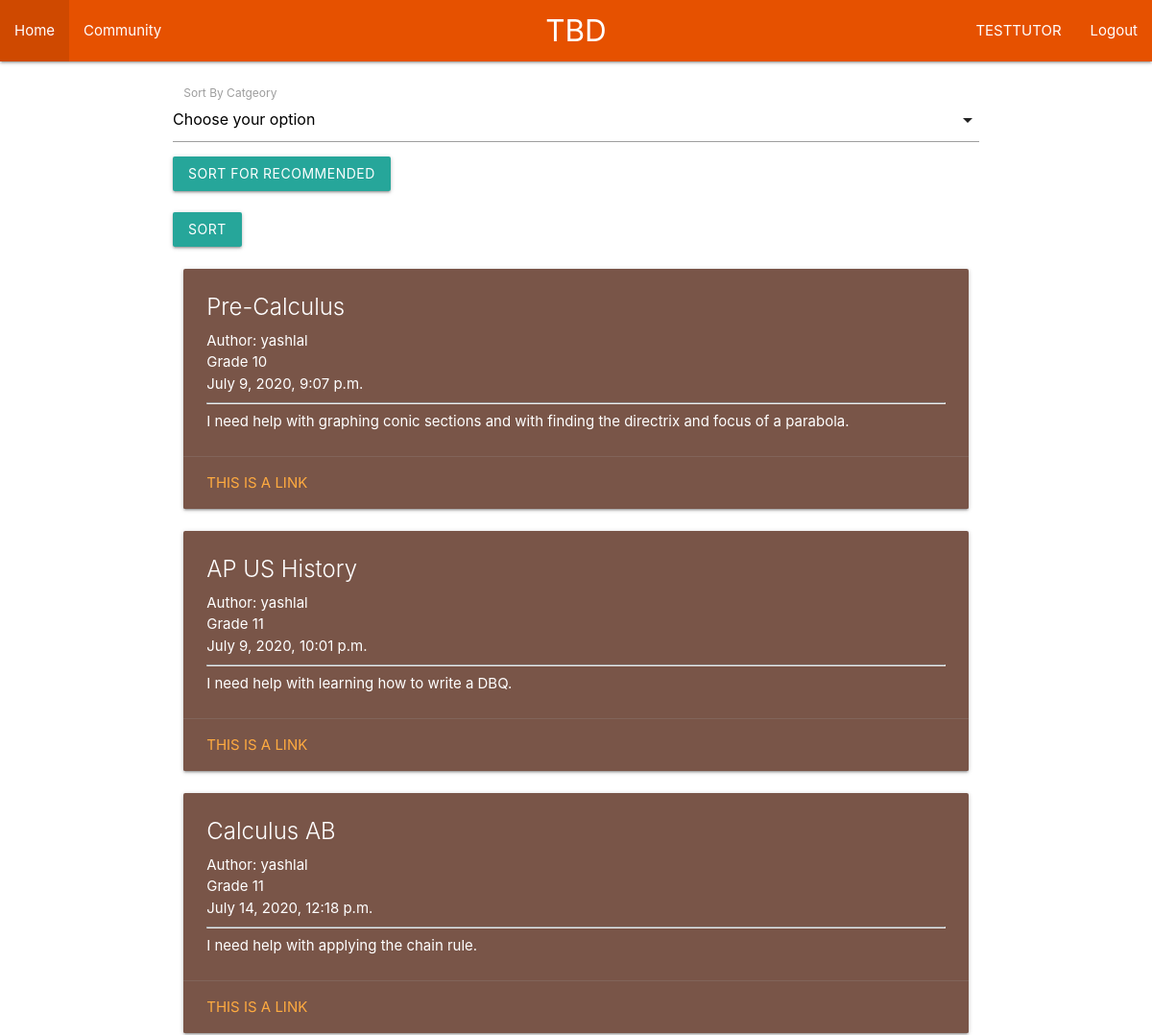
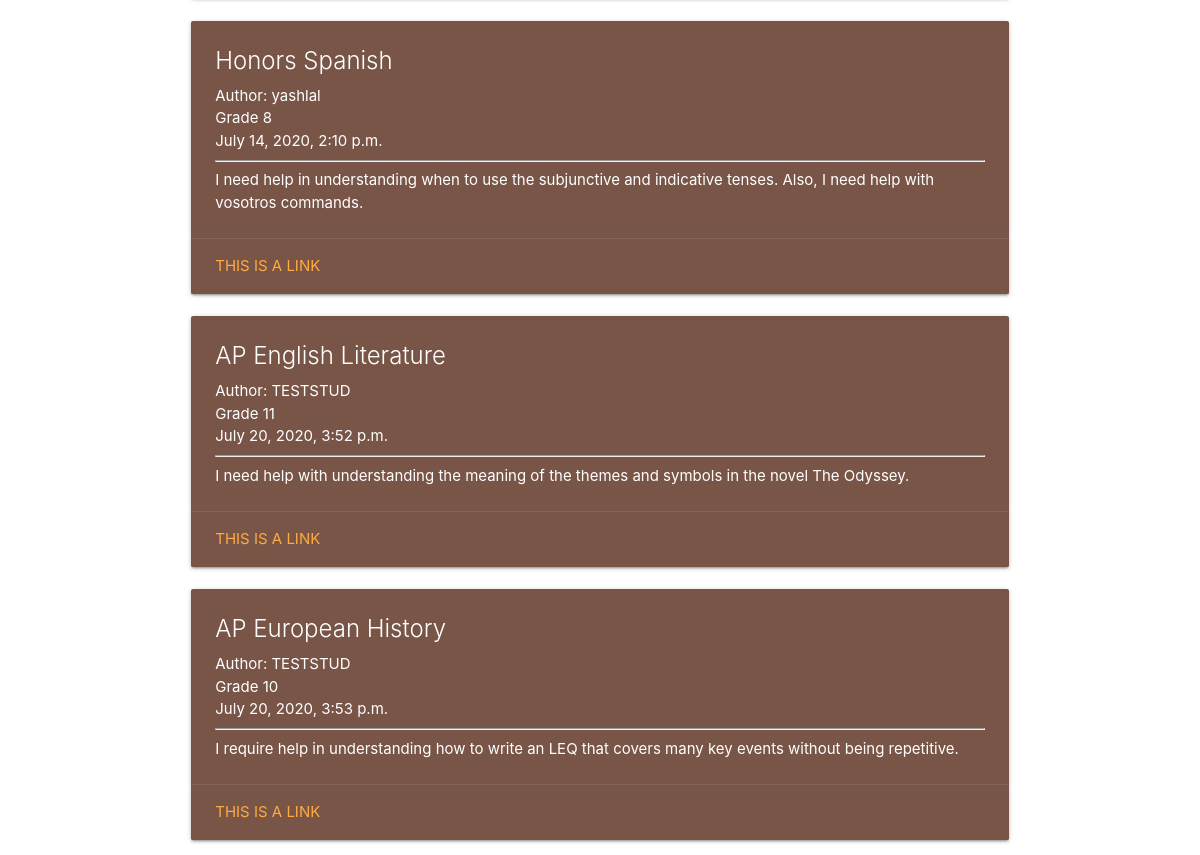
Page /community/ (signed in) on the committed database (2 pictures, top to bottom).
### main/models.py (models this page shows, shortened)
class User(AbstractUser):
    is_student = models.BooleanField(default=False)
    is_tutor = models.BooleanField(default=False)
    email = models.EmailField(unique=True)
    def check_tutor(self):
        if self.is_tutor: return True
        else: return False

class Request(models.Model):
    subject = models.CharField(max_length = 200)
    category = models.ForeignKey(Category, default=1, verbose_name="Category", on_delete=models.SET_DEFAULT)
    author = models.CharField(max_length = 200, default="")
    grade_level = IntegerRangeField(min_value=1, max_value=12)
    dt = models.DateTimeField("DateTime Published", default=datetime.now)
    content = models.TextField()

### main/views.py (the view, shortened to what this page needs)
# urls.py: path('community/', views.community, name="community"),
@user_passes_test(User.check_tutor, '/home')
def community(request):
    filtered_requests = []
    if request.method == "GET":
        category_key = request.GET.get('category_key')
        recommended_flag = request.GET.get('recommended')
        if recommended_flag == None:
            if category_key == None:
                return render(request=request, template_name="main/community.html", context={'requests': Request.objects.all, 'categories': Category.objects.all()})
            elif category_key == "all":
                messages.info(request, "Displaying All Requests")
                return render(request=request, template_name="main/community.html", context={'requests': Request.objects.all, 'categories': Category.objects.all()})

### main/templates/main/community.html (shortened to what this page needs)
{% extends "main/header.html" %}
{% block content %}
  <br>
  <form action="." method="GET">
    <div class="input-field col s12">
       <label>Sort By Catgeory</label>
     </div>
     <button class="btn" value="recommended" name="recommended">Sort for Recommended</button>
     <br><br>
     <button type="submit" class="btn">Sort</button>
  </form>
  <div class="row">
    {% for req in requests %}
        <div class="col s12">
          <div class="card brown">
            <div class="card-content white-text">
              <span class="card-title">{{req.subject}}</span>
              <p>Author: {{req.author}}</p>
              <p>Grade {{req.grade_level}}</p>
              <p>{{req.dt}}</p>
              <hr>
              <p>{{req.content}}</p>
            </div>
            <div class="card-action">
              <a href="#">This is a link</a>
            </div>
          </div>
        </div>
    {% endfor %}
  </div>
{% endblock %}

### main/templates/main/includes/navbaritems.html (shortened to what this page needs)
<ul id="nav-mobile" class="left hide-on-med-and-down">
  <li><a href="/home" class="active">Home</a></li>
  {% if user.is_tutor %}
    <li><a href="/community" class="active">Community</a></li>
  {% endif %}
</ul>
<ul id="nav-mobile" class="right hide-on-med-and-down">
  {% if user.is_authenticated %}
    <li><a href="/profile" class="active">{{user.username}}</a></li>
    <li><a href="/logout" class="active">Logout</a></li>
  {% else %}
    <li><a href="/login" class="active">Login</a></li>
    <li><a href="/register" class="active">Register</a></li>
  {% endif %}
</ul>

### rows in the picture
User: username "TESTTUTOR"
Request: subject "Pre-Calculus", author "yashlal", grade_level "10", dt "July 9, 2020, 9:07 p.m.", content "I need help with graphing conic sections and with finding the directrix and focus of a parabola."
Request: subject "AP US History", author "yashlal", grade_level "11", dt "July 9, 2020, 10:01 p.m.", content "I need help with learning how to write a DBQ."
Request: subject "Calculus AB", author "yashlal", grade_level "11", dt "July 14, 2020, 12:18 p.m.", content "I need help with applying the chain rule."
Request: subject "Honors Spanish", author "yashlal", grade_level "8", dt "July 14, 2020, 2:10 p.m.", content "I need help in understanding when to use the subjunctive and indicative tenses. Also, I need help with vosotros commands."
Request: subject "AP English Literature", author "TESTSTUD", grade_level "11", dt "July 20, 2020, 3:52 p.m.", content "I need help with understanding the meaning of the themes and symbols in the novel The Odyssey."
Request: subject "AP European History", author "TESTSTUD", grade_level "10", dt "July 20, 2020, 3:53 p.m.", content "I require help in understanding how to write an LEQ that covers many key events without being repetitive."
